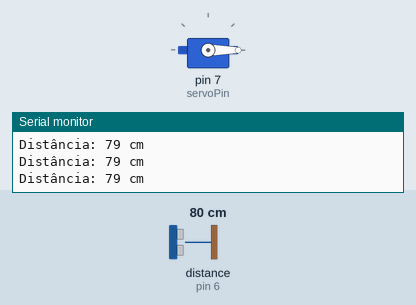
This sketch was run on a simulated Arduino Uno, built with avr-gcc and run on an emulated ATmega328P. Shown: servo, the last lines printed to the serial monitor. Wiring (inferred from the names in the program): ultrasonic range finder: trigger pin 5; echo pin 6. The inputs (shaded band) are chosen by the test bench; at power-on: distance to the obstacle (sensor on pin 6) 80 cm. The echo pulse lasts 58.3 µs per cm.

Above: at 1.3 s.
1.4 s: distance to the obstacle (sensor on pin 6) set to 56 cm
2.9 s: distance to the obstacle (sensor on pin 6) set to 45 cm
At 3.9 s:
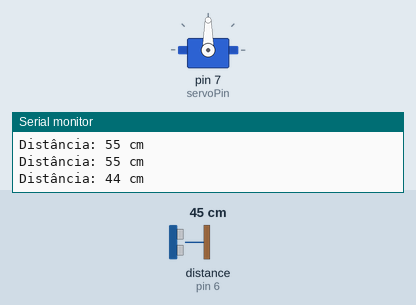
7.6 s: distance to the obstacle (sensor on pin 6) set to 2 cm
Timing chart, 0 to 11.6 s (numbered marks = the images above; inputs shaded):
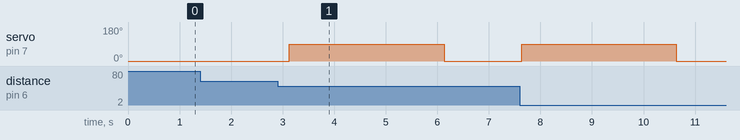

The sketch:

LixeiraAutomatizada.ino
```cpp
#include <Servo.h>  // Biblioteca para controlar o servo motor

// Definindo pinos
const int trigPin = 5;  // Pino do trigger do sensor ultrassônico
const int echoPin = 6;  // Pino do echo do sensor ultrassônico
const int servoPin = 7; // Pino do servo motor

Servo servo;  // Cria um objeto Servo para controlar o servo motor

void setup() {
    Serial.begin(9600);      // Inicializa a comunicação serial
    servo.attach(servoPin);  // Conecta o servo motor ao pino especificado
    pinMode(trigPin, OUTPUT); // Define o pino do trigger como saída
    pinMode(echoPin, INPUT);  // Define o pino do echo como entrada
    servo.write(0);          // Inicializa o servo motor com a tampa fechada
    delay(100);
}

void measureDistance() {
    // Emite um pulso no pino do trigger
    digitalWrite(trigPin, LOW);
    delayMicroseconds(2);
    digitalWrite(trigPin, HIGH);
    delayMicroseconds(10);
    digitalWrite(trigPin, LOW);

    // Lê o tempo do pulso retornado pelo pino do echo
    long duration = pulseIn(echoPin, HIGH);

    // Calcula a distância em centímetros
    long distance = (duration / 2) / 29.1;
    Serial.print("Distância: ");
    Serial.print(distance);
    Serial.println(" cm");

    if (distance < 50) {  // Se a distância for menor que 50 cm
        servo.write(90); // Abre a tampa (ajuste o ângulo conforme necessário)
        delay(3000);     // Mantém a tampa aberta por 3 segundos
        servo.write(0);  // Fecha a tampa
        delay(1000);     // Aguarda 1 segundo antes de permitir a próxima abertura
    }
}

void loop() {
    measureDistance();  // Mede a distância e controla o servo motor
    delay(500);         // Aguarda 500 ms antes da próxima medição
}
```

Measured:
- the behaviour switches between 51 and 50 cm on distance to the obstacle (sensor on pin 6) (found by bisection; images 0 and 1)
- after the input at 2.9 s, servo on pin 7 (servoPin): 0° → 90° after 0.23 s, → 0° 3.0 s later
